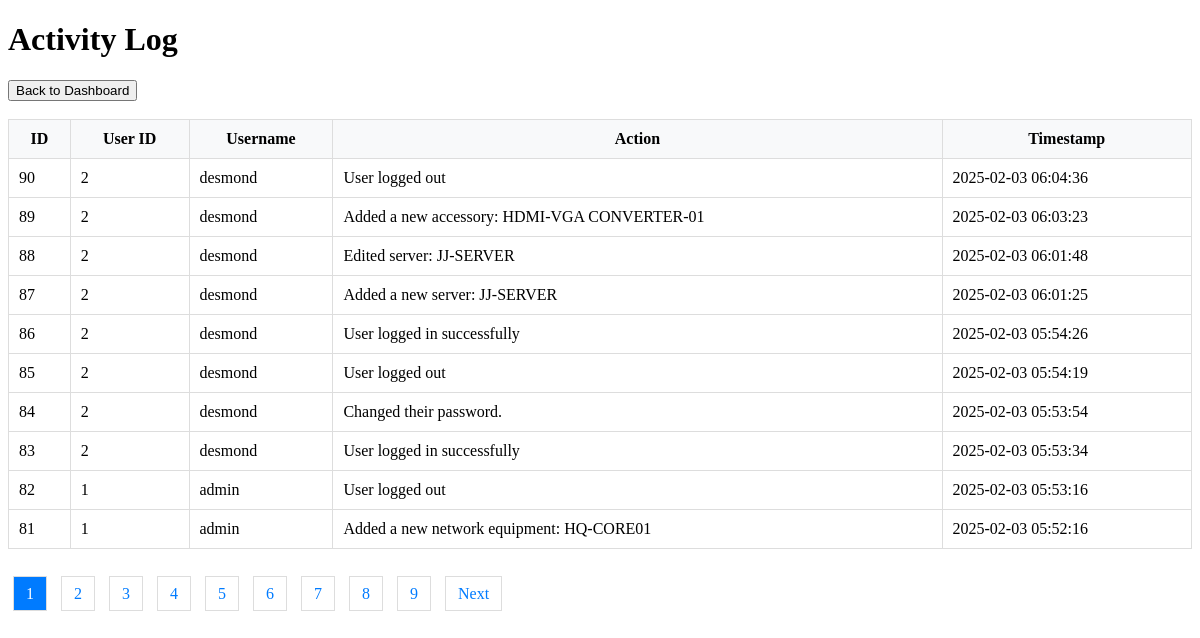
The page /view_logs.php on the database its author committed.
### tables this page shows
CREATE TABLE `logs` (
  `id` int(11) NOT NULL,
  `user_id` int(11) NOT NULL,
  `username` varchar(50) NOT NULL,
  `action` text NOT NULL,
  `timestamp` timestamp NOT NULL DEFAULT current_timestamp()
);

### view_logs.php (the view, shortened to what this page needs)
<?php
require_once 'includes/db.php';
$page = isset($_GET['page']) ? (int)$_GET['page'] : 1;
$items_per_page = 10;
$offset = ($page - 1) * $items_per_page;
$stmt = $pdo->prepare("SELECT * FROM logs ORDER BY timestamp DESC LIMIT :limit OFFSET :offset");
$stmt->bindValue(':limit', $items_per_page, PDO::PARAM_INT);
$stmt->bindValue(':offset', $offset, PDO::PARAM_INT);
$stmt->execute();
$logs = $stmt->fetchAll(PDO::FETCH_ASSOC);
$total_logs_stmt = $pdo->query("SELECT COUNT(*) FROM logs");
$total_logs = $total_logs_stmt->fetchColumn();
$total_pages = ceil($total_logs / $items_per_page);
?>
<!DOCTYPE html>
<html>
<head>
    <link rel="stylesheet" href="css/style.css">
</head>
<body>
    <h1>Activity Log</h1>
    <a href="dashboard.php"><button>Back to Dashboard</button></a>
    <br><br>
    <table>
        <thead>
            <tr>
                <th>ID</th>
                <th>User ID</th>
                <th>Username</th>
                <th>Action</th>
                <th>Timestamp</th>
            </tr>
        </thead>
        <tbody>
            <?php foreach ($logs as $log): ?>
                <tr>
                    <td><?= htmlspecialchars($log['id']) ?></td>
                    <td><?= htmlspecialchars($log['user_id']) ?></td>
                    <td><?= htmlspecialchars($log['username']) ?></td>
                    <td><?= htmlspecialchars($log['action']) ?></td>
                    <td><?= htmlspecialchars($log['timestamp']) ?></td>
                </tr>
            <?php endforeach; ?>
        </tbody>
    </table>
    <br><br>
    <div class="pagination">
        <?php for ($i = 1; $i <= $total_pages; $i++): ?>
            <a href="?page=<?= $i ?>&search=<?= htmlspecialchars($search) ?>&sort=<?= htmlspecialchars($sort_column) ?>&dir=<?= htmlspecialchars($sort_direction) ?>" class="<?= $i === $page ? 'active' : '' ?>"><?= $i ?></a>
        <?php endfor; ?>
        <?php if ($page < $total_pages): ?>
            <a href="?page=<?= $page + 1 ?>&search=<?= htmlspecialchars($search) ?>&sort=<?= htmlspecialchars($sort_column) ?>&dir=<?= htmlspecialchars($sort_direction) ?>">Next</a>
        <?php endif; ?>
    </div>
    <br>
</body>
</html>

### view_logs.php (style rules this page uses)
table { width: 100%; border-collapse: collapse; }
table th, table td { padding: 10px; border: 1px solid #ddd; }
table th { background-color: #f8f9fa; }
.pagination a { padding: 8px 12px; margin: 5px; border: 1px solid #ddd; text-decoration: none; color: #007BFF; }
.pagination a.active { background-color: #007BFF; color: white; }

### rows shown on the page
logs: id "90", user "2", username "desmond", action "User logged out", timestamp "2025-02-03 06:04:36"
logs: id "89", user "2", username "desmond", action "Added a new accessory: HDMI-VGA CONVERTER-01", timestamp "2025-02-03 06:03:23"
logs: id "88", user "2", username "desmond", action "Edited server: JJ-SERVER", timestamp "2025-02-03 06:01:48"
logs: id "87", user "2", username "desmond", action "Added a new server: JJ-SERVER", timestamp "2025-02-03 06:01:25"
logs: id "86", user "2", username "desmond", action "User logged in successfully", timestamp "2025-02-03 05:54:26"
logs: id "85", user "2", username "desmond", action "User logged out", timestamp "2025-02-03 05:54:19"
logs: id "84", user "2", username "desmond", action "Changed their password.", timestamp "2025-02-03 05:53:54"
logs: id "83", user "2", username "desmond", action "User logged in successfully", timestamp "2025-02-03 05:53:34"
logs: id "82", user "1", username "admin", action "User logged out", timestamp "2025-02-03 05:53:16"
logs: id "81", user "1", username "admin", action "Added a new network equipment: HQ-CORE01", timestamp "2025-02-03 05:52:16"
